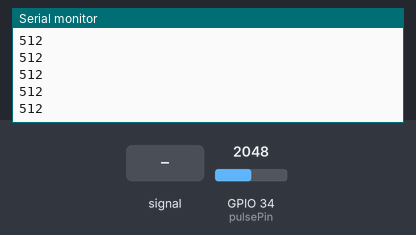
Recording of a sketch running on a simulated ESP32. Parts: the last lines printed to the serial monitor. The test bench sets the inputs (shaded band); at power-on: GPIO 34 (pulsePin) = 2048.

Above: at 1.2 s.
1.3 s: GPIO 34 (pulsePin) fed a 200 Hz sine of ±327 counts around its level
At 1.56 s:
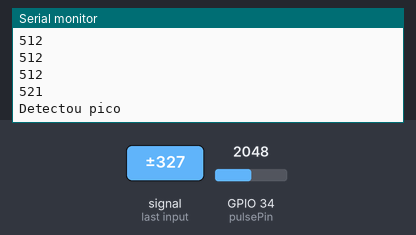
3.1 s: GPIO 34 (pulsePin) set to 1960
At 3.37 s:
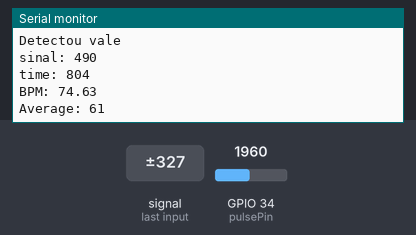
4.6 s: GPIO 34 (pulsePin) fed a 1000 Hz sine of ±1023 counts around its level
At 4.78 s:
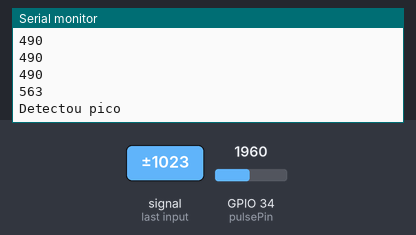
6.1 s: GPIO 34 (pulsePin) set to 2040
At 6.19 s:
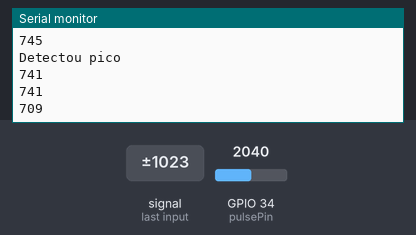
Timing chart, 0 to 8.6 s (numbered marks = the images above; inputs shaded):
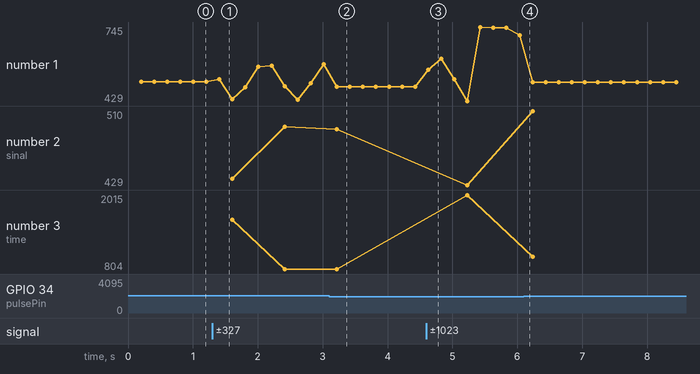

Measured:
- after the input at 1.3 s, the serial monitor: prints a new line after 0.11 s (image 1)
- after the input at 3.1 s, the serial monitor: prints a new line after 0.12 s (image 2)
- after the input at 4.6 s, the serial monitor: prints a new line at once (image 3)
- plotted number 1: 512 → 585 after the input at 1.3 s, 585 → 490 after the input at 3.1 s, 490 → 709 after the input at 4.6 s, 709 → 510 after the input at 6.1 s
- plotted number 2: 493 → 490 after the input at 3.1 s, 490 → 429 after the input at 4.6 s, 429 → 510 after the input at 6.1 s
- plotted number 3: 804 → 2015 after the input at 4.6 s, 2015 → 1005 after the input at 6.1 s

The sketch:

heart_testtt.ino
```cpp
#include "Arduino.h"

#define TAM 50

int pulsePin = 34;                 // Pulse Sensor purple wire connected to analog pin 34 , ADC6

// Volatile Variables, used in the interrupt service routine!
float BPM;                   // int that holds raw Analog in 0. updated every 2mS
int Signal;                // holds the incoming raw data
int P;                     // used to find peak in pulse wave, seeded
unsigned long firstTime;
unsigned long lastBeatTime;
unsigned long timeBetween;
bool isBeat = false;
int lastValues[TAM];
int currentIndex = 0;
int averageBPM;


void setup() {
  Serial.begin(115200);             // we agree to talk fast!
  P = 512;                    // peak at 1/2 the input range of 0..1023
  firstTime = millis();
  lastBeatTime = millis();
  timeBetween = 101;
}

void loop() {

  if((millis() - firstTime) > 200) {
    firstTime = millis();
    heartSensor();
  }

}

int calculateAverage(int * vector, int n) {
  int sum = 0;
  for (int i = 0; i < n; i++) {
    sum += vector[i];
  }
  return sum / n;
}

void heartSensor () {

  Signal = analogRead(pulsePin) / 4;            // read the Pulse Sensor, bits of ESP32 ADC ch is 4 times larger
  Serial.println(Signal);
  unsigned long currentTime = millis();

  if((currentTime - lastBeatTime) > 100) {
    if (Signal > P) {
      if (isBeat == false) {
        isBeat = true;
        Serial.println("Detectou pico");
      }
    }
    else {
      if (isBeat == true){ //&& (currentTime - lastBeatTime) > 100) {
        isBeat = false;
        Serial.println("Detectou vale");

        timeBetween = currentTime - lastBeatTime;

        Serial.print("sinal: ");
        Serial.println(Signal);
        Serial.print("time: ");
        Serial.println(timeBetween);

        lastBeatTime = currentTime;
        BPM = (60000.0 / timeBetween);

        Serial.print("BPM: ");
        Serial.println(BPM);

        if (currentIndex < TAM) {
          lastValues[currentIndex] = BPM;
          currentIndex ++;
        }
        else {
          for (int i=0;i<TAM - 1;i++) {
            lastValues[i] = lastValues[i+1];
          }
          lastValues[TAM-1] = BPM;
        }

        averageBPM = calculateAverage(lastValues, currentIndex);
        Serial.print("Average: ");
        Serial.println(averageBPM);
      }
    }
  }

  if ((currentTime - lastBeatTime) > 2000) {
    isBeat = false;
    lastBeatTime = currentTime;
  }
}
```
